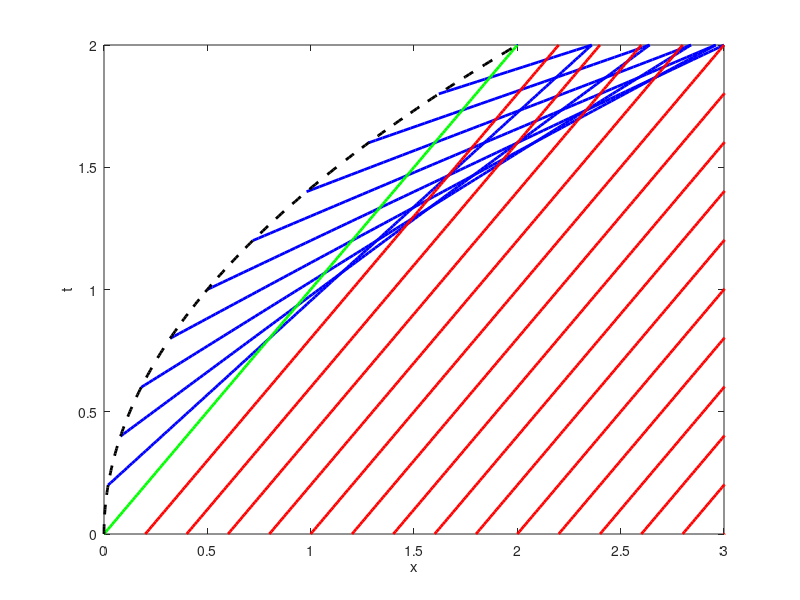
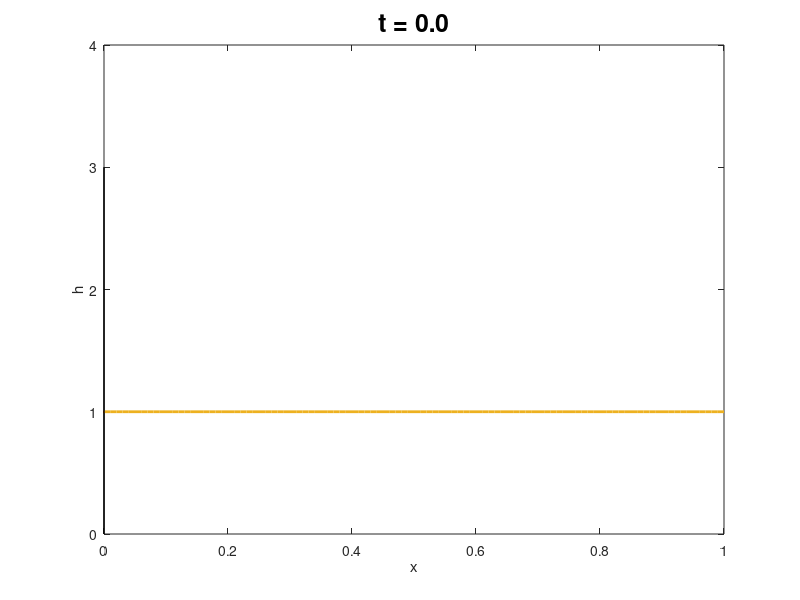

Recreate these plots in MATLAB, in order. (Note: this script raises an error after producing the figures.)
close all
clear all
clc

set(gca,'FontSize',18)
set(gca,'LineWidth',2)

c_0 = 1;a = 1;

for t_0 = [0.2:0.2:2]
    t = t_0:0.01:2;
    X = (3/2*a*t_0 + c_0)*t - c_0*t_0 - a*t_0^2;
    plot(X,t,'b','Linewidth',2)
    hold on
end

t = 0:0.01:2;
plot(t,t,'g','Linewidth',2)

for t_0 = [0.2:0.2:3]
    plot(t+t_0,t,'r','Linewidth',2)
    axis([0,3,0,2])
    hold on
end

plot(1/2*a*t.^2,t,'k--','Linewidth',2)
xlabel('x')
ylabel('t')
hold off

print -djpeg accelerating_piston

figure
set(gca,'FontSize',18)
set(gca,'LineWidth',2)

delete accelerating_piston.gif

for t = 0:0.05:0.8;
t_0 = 0:0.01:t;
x = (3/2*a*t_0 + c_0)*t - c_0*t_0 - a*t_0.^2;
c_plate = a*t_0/2 + c_0;
h = (c_plate).^2;
x_2 = c_0*t + 0:0.01:1;
plot(x,h,'Linewidth',2)
hold on
plot(x,h,x_2,ones(size(x_2)),'Linewidth',2)
rectangle('Position',[0,0,a*t^2/2+0.000001,3],'FaceColor','r')
axis([0,1,0,4])
xlabel('x')
ylabel('h')
title(['t = ',num2str(t,'%1.1f')],'FontSize',18)
pause(0.1)
gif_add_frame(gcf,'accelerating_piston.gif',1);
hold off
end
